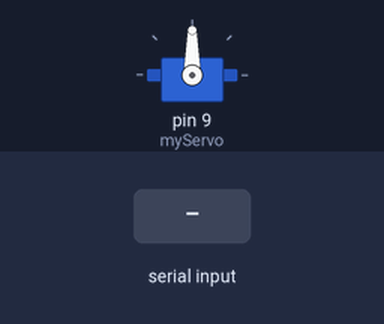
The sketch below on a simulated Arduino Uno, built with avr-gcc and run on an emulated ATmega328P. Shown: servo. Inputs (shaded band) come from the test bench. What the sketch prints to the serial monitor is not drawn.

Above: at 1.2 s.
1.3 s: byte 30 received over Serial
At 2.5 s:
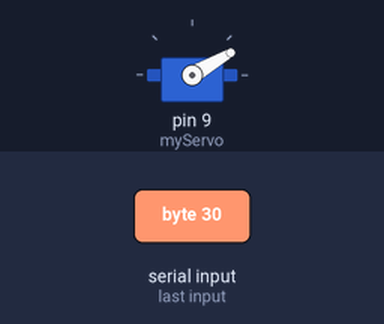
2.8 s: byte 120 received over Serial
At 3.9 s:
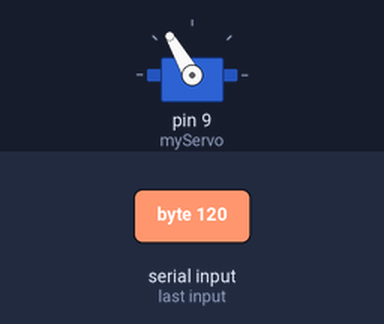
4.3 s: byte 90 received over Serial
At 5.0 s:
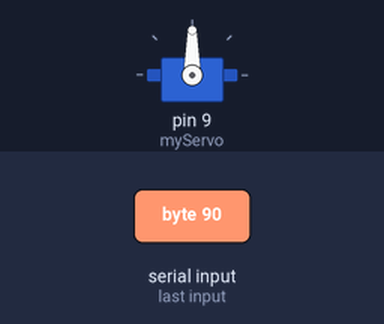
Timing chart, 0 to 7.3 s (numbered marks = the images above; inputs shaded):
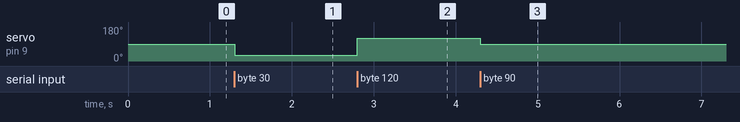

The sketch:

SerialArduinoSketch.ino
```cpp
#include <Servo.h>

Servo myServo;

void setup(){
  myServo.attach(9);
  Serial.begin(9600);
  while(!Serial){}
}

void loop(){
  if(Serial.available()>0){
    int in=Serial.read();
    myServo.write(in);
    delay(15); // wait 100ms
    Serial.write(in);
  }
}
```

Measured:
- after the input at 1.3 s, servo on pin 9 (myServo): 90° → 30° at once
- after the input at 2.8 s, servo on pin 9 (myServo): 30° → 120° at once
- after the input at 4.3 s, servo on pin 9 (myServo): 120° → 90° at once
